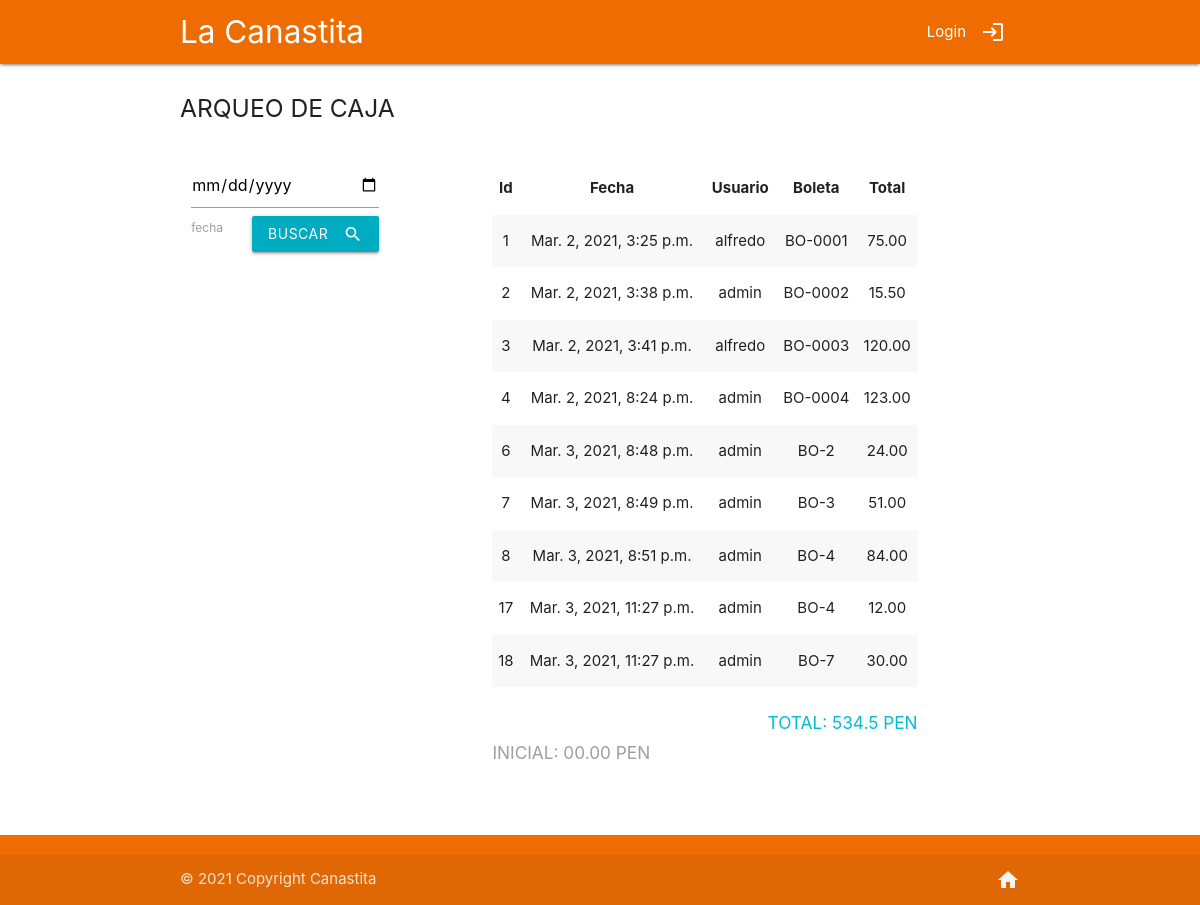
Before: /arqueo-caja/ with the older database file.
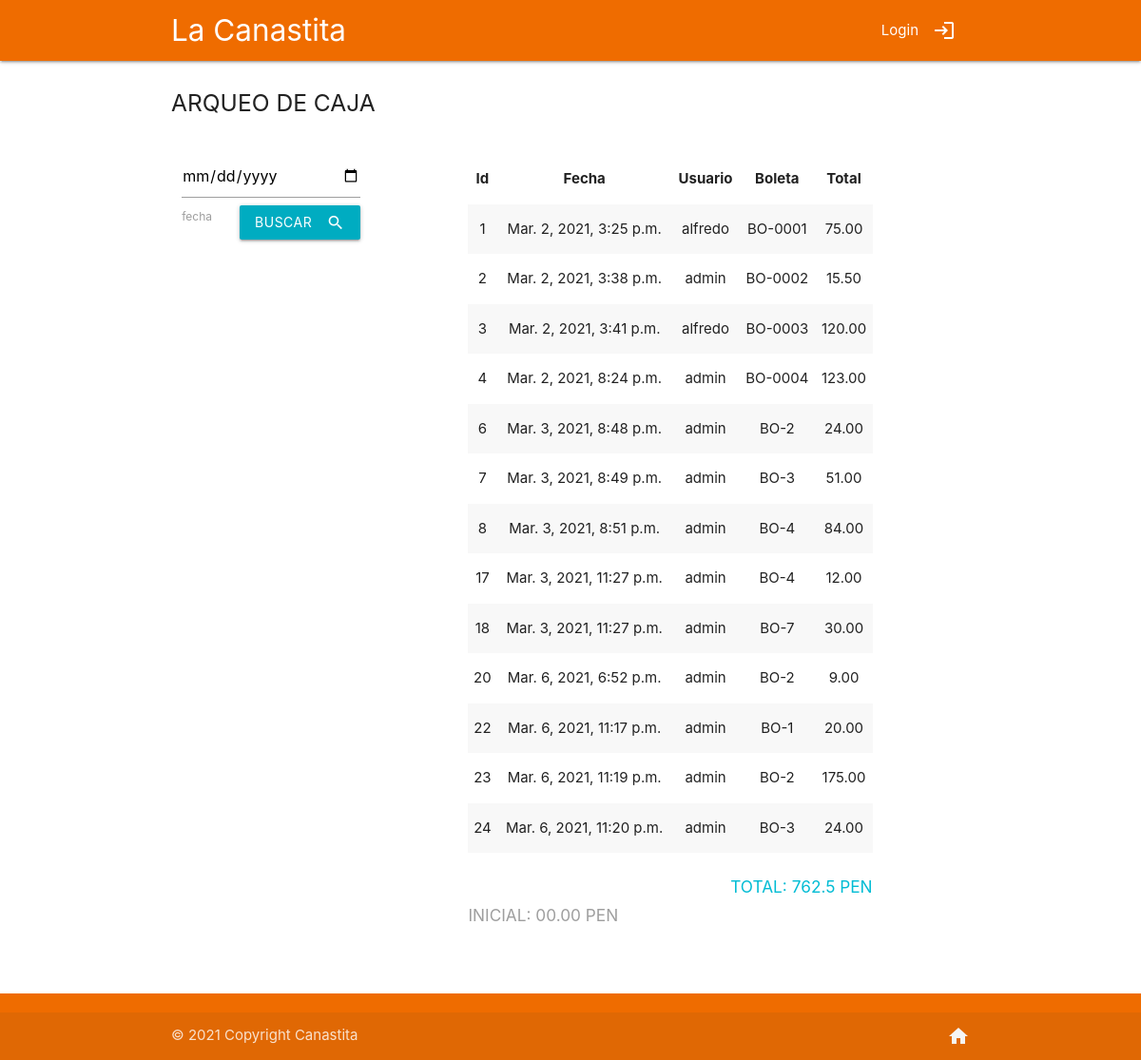
After: the same page with the newer database file.
### cajero/models.py (models this page shows, shortened)
class Venta(models.Model):
    id_user = models.ForeignKey(settings.AUTH_USER_MODEL, on_delete=models.PROTECT)
    total = models.DecimalField(null=False, validators=[MinValueValidator(Decimal('0.01'))], max_digits=7, decimal_places=2)
    boleta = models.CharField(max_length=8)
    fecha = models.DateTimeField(auto_now_add=True)

### cajero/views.py (the view, shortened to what this page needs)
# urls.py: path('arqueo-caja/', arqueo_caja, name="arqueo")
def arqueo_caja(request):
    sum_total = 0
    ventas = Venta.objects.all()
    sum_total = Venta.objects.aggregate(Sum('total'))
    data = {
        'ventas':ventas,
        'sum':sum_total['total__sum']
    }
    return render(request, 'cajero/arqueo.html', data)

### cajero/templates/cajero/arqueo.html (shortened to what this page needs)
{% extends 'cajero/base.html' %}
{% load static %}
{% load humanize %}
{% block content %}
<div class="container section">
  <h5>ARQUEO DE CAJA</h5>
  <div class="row section">
    <div class="col s3">
      <div class="section">
        <form action="{% url 'arqueo' %}" method="POST">
          <input type="date" name="fech" required>
          <label for="fech">fecha</label>
          <button class="btn waves-effect cyan darken-1 right" type="submit" name="action">buscar<i class="material-icons right">search</i>
          </button>
        </form>
      </div>
    </div>
    <div class="col s9 white valign-wrapper">
      <div class="container section">
        <table class="striped centered responsive-table">
          <thead>
            <tr>
                <th>Id</th>
                <th>Fecha</th>
                <th>Usuario</th>
                <th>Boleta</th>
                <th>Total</th>
            </tr>
          </thead>
          <tbody>
            {% for val in ventas %}
            <tr>
                <td>{{val.id}}</td>
                <td>{{val.fecha}}</td>
                <td>{{val.id_user}}</td>
                <td>{{val.boleta}}</td>
                <td>{{val.total}}</td>
            </tr>
            {% endfor %}
          </tbody>
        </table>
        <div class="section">
          <h6 id="total" class="cyan-text darken-1 right">TOTAL: {{ sum }} PEN</h6>
        </div>
        <div class="section">
          <h6 class="grey-text darken-4 left"> INICIAL: 00.00 PEN</h6>
        </div>
      </div>
    </div>
  </div>
</div>
{% endblock %}

### cajero/templates/cajero/base.html (shortened to what this page needs)
<!DOCTYPE html>
<html lang="en">
  <head>
    <link
    rel="stylesheet"
    href="https://cdnjs.cloudflare.com/ajax/libs/materialize/1.0.0/css/materialize.min.css"
    />
  </head>
  <body>
    <header>
      <div class="navbar-fixed">
        <nav class="orange darken-3">
          <div class="nav-wrapper container">
            <a href="#" class="brand-logo">La Canastita</a>
            <ul id="nav-mobile" class="right hide-on-med-and-down">
              {% if user.is_authenticated %}
              <li><a href="{% url 'home' %}"> Waldo<i class="material-icons right">home</i></a></li>
              <li><a href="{% url 'admin:index' %}"> Admin<i class="material-icons right">admin_panel_settings</i></a></li>
              <li><a href="{% url 'productos' %}"> Almacen<i class="material-icons right">apartment</i></a></li>
              <li><a href="{% url 'ventas' %}"> Venta<i class="material-icons right">shopping_cart</i></a></li>
              {% if user.is_superuser %}
              <li><a href="{% url 'arqueo' %}"> Arqueo caja<i class="material-icons right">point_of_sale</i></a></li>
              {% endif %}
              <li><a class="green-text darken-1" href="#"> {{ user.first_name|upper }}<i class="material-icons right">person</i></a></li>
              <li><a href="{% url 'logout' %}"> Logout<i class="material-icons right">logout</i></a></li>
              {% else %}
              <li><a href="{% url 'login' %}"> Login<i class="material-icons right">login</i></a></li>
              {% endif %}
            </ul>
          </div>
        </nav>
      </div>
    </header>
    <div>{% block content %} {% endblock %}</div>
    <footer class="page-footer orange darken-3">
      <div class="footer-copyright">
        <div class="container">
          © 2021 Copyright Canastita
          <a class="grey-text text-lighten-4 right" href="{% url 'home' %}"><i class="material-icons right">home</i></a
          >
        </div>
      </div>
    </footer>
  </body>
</html>

Changed rows visible on the page:
added Venta: id "20", fecha "Mar. 6, 2021, 6:52 p.m.", id_user "admin", boleta "BO-2", total "9.00"
added Venta: id "22", fecha "Mar. 6, 2021, 11:17 p.m.", id_user "admin", boleta "BO-1", total "20.00"
added Venta: id "23", fecha "Mar. 6, 2021, 11:19 p.m.", id_user "admin", boleta "BO-2", total "175.00"
added Venta: id "24", fecha "Mar. 6, 2021, 11:20 p.m.", id_user "admin", boleta "BO-3", total "24.00"
Other visible differences:
{{ sum }}: "534.5" → "762.5"
